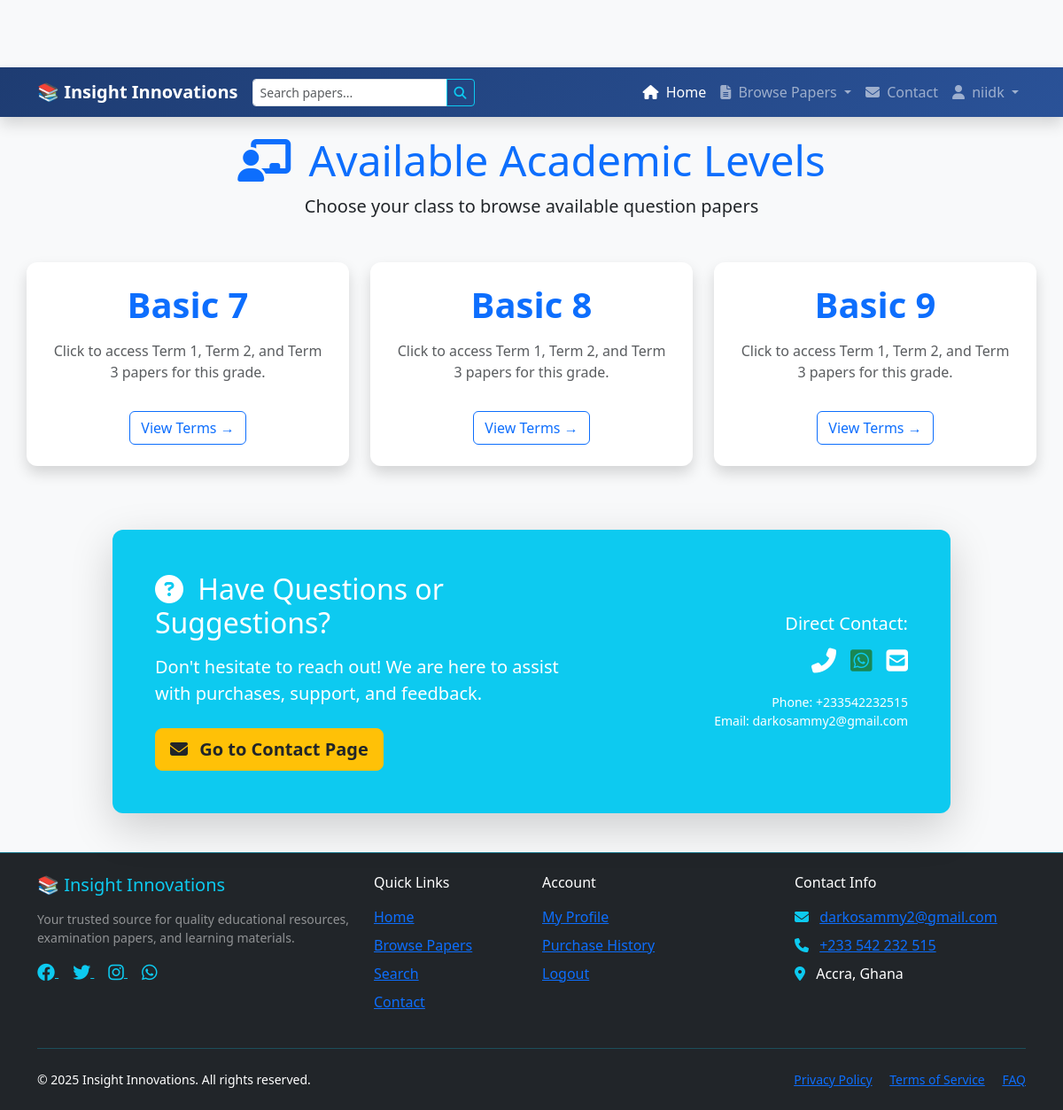
The app's page / (signed in) with its own data.
### shop/models.py (models this page shows, shortened)
class Classes(models.Model):
    name = models.CharField(max_length=100, help_text="e.g., JHS 1, Basic 7")
    slug = models.SlugField(max_length=100, unique=True)
    description = models.TextField(blank=True)
    class Meta:
        verbose_name = 'Class (Grade)'
        verbose_name_plural = 'Classes (Grades)'
        ordering = ('name',)

### shop/views.py (the view)
# urls.py: path('', views.class_list, name='class_list'),
def class_list(request):
    classes = Classes.objects.all()  # Remove .order_by('order', 'name')
    context = {
        'classes': classes,
        'page_title': 'Select Your Class/Grade',
        'is_homepage': True
    }
    return render(request, 'shop/class_list.html', context)

### shop/templates/shop/class_list.html (shortened to what this page needs)
{% extends 'base.html' %}
{% block content %}
    <div class="text-center mb-5">
        <h2 class="display-5 text-primary"><i class="fas fa-chalkboard-teacher me-2"></i> Available Academic Levels</h2>
        <p class="lead">Choose your class to browse available question papers</p>
    </div>
    <div class="row row-cols-1 row-cols-md-2 row-cols-lg-3 g-4 mb-5">
        {% for class_obj in classes %}
            <div class="col">
                <a href="{% url 'shop:term_list' class_obj.slug %}" class="text-decoration-none">
                    <div class="card card-class text-center h-100 shadow border-primary hover-shadow">
                        <div class="card-body p-4">
                            <h5 class="card-title fw-bold text-primary display-6">{{ class_obj.name }}</h5>
                            <p class="card-text text-muted mt-3">
                                {{ class_obj.description|default:"Click to access Term 1, Term 2, and Term 3 papers for this grade." }}
                            </p>
                            <span class="btn btn-outline-primary mt-3">
                                View Terms →
                            </span>
                        </div>
                    </div>
                </a>
            </div>
        {% endfor %}
    </div>
    <div class="row justify-content-center mt-5 pt-4">
        <div class="col-lg-10">
            <div class="card bg-info text-white shadow-lg border-0">
                <div class="card-body p-4 p-md-5">
                    <div class="row align-items-center">
                        <div class="col-md-7">
                            <h2 class="card-title mb-3"><i class="fas fa-question-circle me-2"></i> Have Questions or Suggestions?</h2>
                            <p class="lead mb-4">
                                Don't hesitate to reach out! We are here to assist with purchases, support, and feedback.
                            </p>
                            <a href="{% url 'shop:contact_us' %}" class="btn btn-warning btn-lg fw-bold text-dark">
                                <i class="fas fa-envelope me-2"></i> Go to Contact Page
                            </a>
                        </div>
                        <div class="col-md-5 mt-4 mt-md-0 text-md-end">
                            <h5 class="mb-2">Direct Contact:</h5>
                            <div class="d-flex justify-content-md-end align-items-center mb-3">
                                <a href="tel:+233542232515" class="text-white me-3 fs-3" title="Phone Call">
                                    <i class="fas fa-phone-alt"></i>
                                </a>
                                <a href="https://wa.me/233542232515" target="_blank" class="text-success me-3 fs-3" title="WhatsApp">
                                    <i class="fab fa-whatsapp-square"></i>
                                </a>
                                <a href="mailto:darkosammy2@gmail.com" class="text-white fs-3" title="Send Email">
                                    <i class="fas fa-envelope-square"></i>
                                </a>
                            </div>
                            <p class="small mb-0 text-white-75">Phone: +233542232515</p>
                            <p class="small mb-0 text-white-75">Email: darkosammy2@gmail.com</p>
                        </div>
                    </div>
                </div>
            </div>
        </div>
    </div>
    {% endblock %}

### templates/base.html (shortened to what this page needs)
<!DOCTYPE html>
<html lang="en">
<head>
    <link href="https://cdn.jsdelivr.net/npm/bootstrap@5.3.3/dist/css/bootstrap.min.css"
          rel="stylesheet"
>
    <link rel="stylesheet" href="https://cdnjs.cloudflare.com/ajax/libs/font-awesome/6.4.0/css/all.min.css">
    <link rel="stylesheet" href="https://cdn.jsdelivr.net/npm/bootstrap-icons@1.11.0/font/bootstrap-icons.css">
</head>
<body>
    <nav class="navbar navbar-expand-lg navbar-dark bg-dark sticky-top shadow">
        <div class="container">
            <a class="navbar-brand fw-bold" href="{% url 'shop:class_list' %}">
                <span class="text-info">📚</span> Insight Innovations
            </a>
            <form class="d-none d-lg-flex ms-auto me-3" action="{% url 'shop:search_papers' %}" method="GET" style="max-width: 300px;">
                <div class="input-group input-group-sm">
                    <input type="text"
                           class="form-control"
                           placeholder="Search papers..."
                           name="q"
                           value="{{ request.GET.q }}">
                    <button class="btn btn-outline-info" type="submit">
                        <i class="fas fa-search"></i>
                    </button>
                </div>
            </form>
            <div class="collapse navbar-collapse" id="navbarNav">
                <ul class="navbar-nav ms-auto">
                    <li class="nav-item">
                        <a class="nav-link {% if request.resolver_match.url_name == 'class_list' %}active{% endif %}"
                           href="{% url 'shop:class_list' %}">
                            <i class="fas fa-home d-lg-none d-xl-inline me-1"></i>
                            <span class="d-none d-lg-inline">Home</span>
                        </a>
                    </li>
                    <li class="nav-item dropdown">
                        <a class="nav-link dropdown-toggle" href="#" role="button" data-bs-toggle="dropdown">
                            <i class="fas fa-file-alt d-lg-none d-xl-inline me-1"></i>
                            <span class="d-none d-lg-inline">Browse Papers</span>
                        </a>
                    </li>
                    <li class="nav-item">
                        <a class="nav-link {% if request.resolver_match.url_name == 'contact_us' %}active{% endif %}"
                           href="{% url 'shop:contact_us' %}">
                            <i class="fas fa-envelope d-lg-none d-xl-inline me-1"></i>
                            <span class="d-none d-lg-inline">Contact</span>
                        </a>
                    </li>
                    {% if user.is_authenticated %}
                    <li class="nav-item dropdown">
                        <a class="nav-link dropdown-toggle" href="#" role="button" data-bs-toggle="dropdown">
                            <i class="fas fa-user d-lg-none d-xl-inline me-1"></i>
                            <span class="d-none d-lg-inline">{{ user.username|truncatechars:15 }}</span>
                        </a>
                    </li>
                    {% endif %}
                </ul>
            </div>
        </div>
    </nav>
    <main class="container main-content">
        {% block content %}
        {% endblock %}
    </main>
    <footer class="bg-dark text-white py-4 mt-4 border-top border-info border-opacity-50">
        <div class="container">
            <div class="row">
                <div class="col-lg-4 mb-4 mb-lg-0">
                    <h5 class="text-info mb-3">
                        <span class="text-info">📚</span> Insight Innovations
                    </h5>
                    <p class="small text-white-50">
                        Your trusted source for quality educational resources,
                        examination papers, and learning materials.
                    </p>
                    <div class="social-links mt-3">
                        <a href="#" class="text-info me-3" title="Facebook">
                            <i class="fab fa-facebook fa-lg"></i>
                        </a>
                        <a href="#" class="text-info me-3" title="Twitter">
                            <i class="fab fa-twitter fa-lg"></i>
                        </a>
                        <a href="#" class="text-info me-3" title="Instagram">
                            <i class="fab fa-instagram fa-lg"></i>
                        </a>
                        <a href="#" class="text-info" title="WhatsApp">
                            <i class="fab fa-whatsapp fa-lg"></i>
                        </a>
                    </div>
                </div>
                <div class="col-lg-2 col-md-4 mb-4 mb-md-0">
                    <h6 class="text-white mb-3">Quick Links</h6>
                    <ul class="list-unstyled">
                        <li class="mb-2"><a href="{% url 'shop:class_list' %}">Home</a></li>
                        <li class="mb-2"><a href="{% url 'shop:all_papers' %}">Browse Papers</a></li>
                        <li class="mb-2"><a href="{% url 'shop:search_papers' %}">Search</a></li>
                        <li class="mb-2"><a href="{% url 'shop:contact_us' %}">Contact</a></li>
                    </ul>
                </div>
                <div class="col-lg-3 col-md-4 mb-4 mb-md-0">
                    <h6 class="text-white mb-3">Account</h6>
                    <ul class="list-unstyled">
                        {% if user.is_authenticated %}
                        <li class="mb-2"><a href="{% url 'shop:profile' %}">My Profile</a></li>
                        <li class="mb-2"><a href="{% url 'shop:purchase_history' %}">Purchase History</a></li>
                        <li class="mb-2"><a href="{% url 'shop:logout' %}">Logout</a></li>
                        {% else %}
                        <li class="mb-2"><a href="{% url 'shop:login' %}">Login</a></li>
                        <li class="mb-2"><a href="{% url 'shop:register' %}">Register</a></li>
                        {% endif %}
                    </ul>
                </div>
                <div class="col-lg-3 col-md-4">
                    <h6 class="text-white mb-3">Contact Info</h6>
                    <ul class="list-unstyled">
                        <li class="mb-2">
                            <i class="fas fa-envelope me-2 text-info"></i>
                            <a href="mailto:darkosammy2@gmail.com">darkosammy2@gmail.com</a>
                        </li>
                        <li class="mb-2">
                            <i class="fas fa-phone me-2 text-info"></i>
                            <a href="tel:+233542232515">+233 542 232 515</a>
                        </li>
                        <li class="mb-2">
                            <i class="fas fa-map-marker-alt me-2 text-info"></i>
                            Accra, Ghana
                        </li>
                    </ul>
                </div>
            </div>
            <hr class="border-info my-4">
            <div class="row">
                <div class="col-md-6">
                    <p class="small mb-0">
                        &copy; {% now "Y" %} Insight Innovations. All rights reserved.
                    </p>
                </div>
                <div class="col-md-6 text-md-end">
                    <p class="small mb-0">
                        <a href="{% url 'shop:privacy_policy' %}" class="me-3">Privacy Policy</a>
                        <a href="{% url 'shop:terms_of_service' %}" class="me-3">Terms of Service</a>
                        <a href="{% url 'shop:faq' %}">FAQ</a>
                    </p>
                </div>
            </div>
        </div>
    </footer>
</body>
</html>

### templates/base.html (style rules this page uses)
:root { --primary-color: #0d6efd; --info-color: #0dcaf0; --dark-color: #212529; }
body { font-family: 'Segoe UI', Tahoma, Geneva, Verdana, sans-serif; padding-top: 76px; background-color: #f8f9fa; min-height: 100vh; display: flex; flex-direction: column; }
.main-content { flex: 1; padding: 20px 0; min-height: calc(100vh - 200px); }
.navbar { background: linear-gradient(135deg, #1e3c72 0%, #2a5298 100%); box-shadow: 0 2px 10px rgba(0,0,0,0.1); }
.nav-link { transition: all 0.3s ease; }
.card { border-radius: 12px; border: none; box-shadow: 0 4px 6px rgba(0,0,0,0.05); transition: transform 0.3s ease, box-shadow 0.3s ease; }

### records on screen
Classes: name "Basic 7", description "Click to access Term 1, Term 2, and Term 3 papers for this grade."
Classes: name "Basic 8", description "Click to access Term 1, Term 2, and Term 3 papers for this grade."
Classes: name "Basic 9", description "Click to access Term 1, Term 2, and Term 3 papers for this grade."

### other values on screen
{{ user.username|truncatechars:15 }} "niidk"
